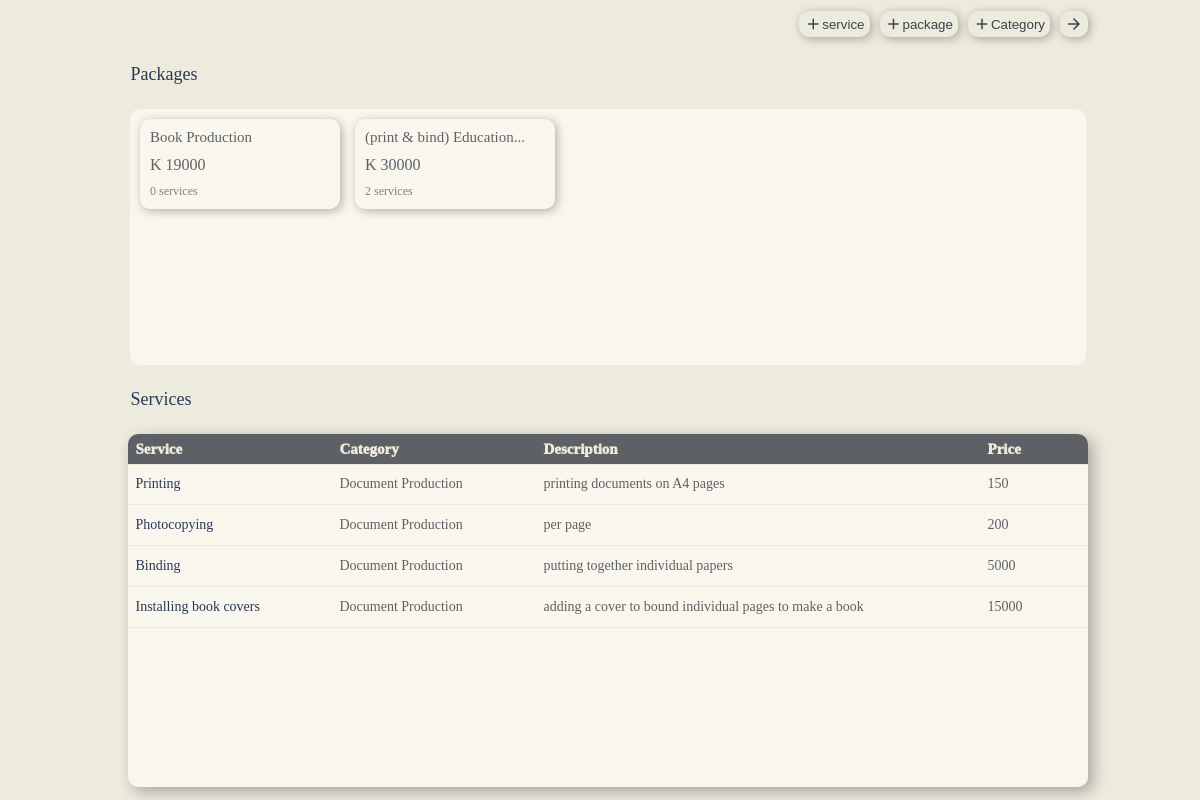
Screenshot of /services/ (signed in) with the database file from the repository.
### income/models.py (models this page shows)
class Package(models.Model):
    Business = models.ForeignKey(Business, on_delete=models.CASCADE, null=False, blank=False)
    Date = models.DateTimeField(auto_now=True)
    Category = models.ForeignKey(Category, on_delete=models.CASCADE, null=False, blank=False)
    Name = models.CharField(null=False, blank=False, max_length=50, default='')
    Price = models.IntegerField(null=False, blank=True, default=0)

class Service(models.Model):
    Business = models.ForeignKey(Business, on_delete=models.CASCADE, null=False, blank=False)
    Date = models.DateTimeField(auto_now=True)
    Category = models.ForeignKey(Category, on_delete=models.CASCADE, null=False, blank=False)
    Name = models.CharField(null=False, blank=False, max_length=50, default='')
    Description = models.TextField(null=False, blank=False, max_length=200)
    options = [('per specified duration', 'per specified duration'),
               ('per srvice', 'per service'),
               ('agreed condition', 'agreed condition')
               ]
    ChargingCriteria = models.CharField(choices=options, null=False, blank=True, max_length=25, default='per service')
    Price = models.IntegerField(null=False, blank=True, default=0)

class Category(models.Model):
    Business = models.ForeignKey(Business, on_delete=models.CASCADE, null=False, blank=False)
    Name = models.CharField(null=False, blank=False, max_length=30)
    Notes = models.TextField(null=True, blank=True, max_length=200)

### User/decorator.py (the view)
        def wrapper_func(request, *args, **kwargs):
            group = None
            if request.user.groups.exists():
                group = request.user.groups.all()[0].name
                if group in allowed_roles:
                    return view_func(request, *args, **kwargs)
                else:
                    return HttpResponse('Access Denied!')
            else:
                return HttpResponse('Access Denied!')

### User/decorator.py (called while the page is built)
def allowed_users(allowed_roles=[]):
    def decorator(view_func):
        def wrapper_func(request, *args, **kwargs):
            group = None
            if request.user.groups.exists():
                group = request.user.groups.all()[0].name
                if group in allowed_roles:
                    return view_func(request, *args, **kwargs)
                else:
                    return HttpResponse('Access Denied!')
            else:
                return HttpResponse('Access Denied!')
        return wrapper_func
    return decorator

### templates/services.html (shortened to what this page needs)
{%load static%}
<link rel="stylesheet" type="text/css" href="{% static 'css/services.css'%}" xmlns="http://www.w3.org/1999/html">
<link rel="stylesheet" href="https://cdnjs.cloudflare.com/ajax/libs/font-awesome/4.7.0/css/font-awesome.min.css">
<div class="Navigation">
    <button type="button" onclick="openService()">
        <i class="material-icons" style="font-size:18px">add</i>service
    </button>
    <button type="button" onclick="openPackage()">
        <i class="material-icons" style="font-size:18px">add</i>package
    </button>
    <button type="button" onclick="openCategory()">
        <i class="material-icons" style="font-size:18px">add</i>
        Category
    </button>
     <button type="button" onclick="window.location.href='/service_income/';">
        <i class="material-icons" style="font-size:18px">arrow_forward</i>
    </button>
</div>
<text class="section">Packages</text>
<div class="packages">
    {%for key, value in packages.items%}
        <div class="package" onclick="window.location.href='/package/{{key}}/';">
            <text class="package_name">{{value.Name|slice:":25"}}
                {%if value.Name|length > 25 %}
                    <span>...</span>
                {%endif%}
            </text>
            <text style="font-size:16px;">
                K&nbsp;{{value.Price}}
            </text>
            <text class="service_count">{{value.Count}} services</text>
        </div>
    {%endfor%}
</div>
<text class="section">Services</text>
<table class="services">
    <thead>
        <tr>
            <th class="sth1">Service</th>
            <th class="sth1">Category</th>
            <th class="sth2">Description</th>
            <th class="sth3">Price</th>
        </tr>
    </thead>
    <tbody>
        {%for s in services%}
            <tr>
                <td class="sth1" style="color:#2B3856; cursor:hand;" onclick="window.location.href='/service/{{s.id}}/';">{{s.Name}}</td>
                <td class="sth1">{{s.Category.Name}}</td>
                <td class="sth2">{{s.Description}}</td>
                <td class="sth3">{{s.Price}}</td>
            </tr>
        {%endfor%}
    </tbody>
</table>

### static/css/services.css (style rules this page uses)
.Navigation { display:flex; align-items:center; justify-content:flex-end; gap:10px; position:relative; width:80%; height:32px; border-radius:10px; }
.Navigation button { display:flex; align-items:center; justify-content:center; width:auto; height:80%; color:rgb(54, 69, 79); padding:5px; background:transparent; border:hidden; box-shadow:2px 2px 10px rgba(10, 10, 10, 0.3); border-radius:10px; }
.section { display:flex; align-items:center; justify-content:flex-start; position:relative; width:80%; height:5%; font-size:18px; color:#2B3856; }
.packages { display:flex; flex-wrap:wrap; align-items:flex-start; justify-content:flex-start; position:relative; column-gap:15px; row-gap:15px; width:78%; height:30%; padding:10px; background:#F9F6EE; border-radius:10px; overflow-y:scroll; }
.package { display:flex; flex-direction:column; align-items:flex-start; justify-content:space-around; position:relative; width:190px; height:80px; cursor:hand; padding:5px; background:#F9F6EE; border-radius:10px; box-shadow:2px 2px 10px rgba(10, 10, 10, 0.3) }
.package_name { font-size:15px; color:#5D6166; }
.service_count { font-size:12px; color:gray; }
text { display:flex; align-items:center; margin-left:5px; color:#5D6166; }
.services { display:flex; flex-direction:column; align-items:center; justify-content:flex-start; position:relative; width:80%; height:45%; background:#F9F6EE; border-radius:10px; box-shadow:5px 5px 15px rgba(10, 10, 10, 0.3); overflow-y:scroll; }
thead { position:sticky; top:0px; z-index:1; width:100%; height:30px; background:#5D6166; }
thead tr { display:flex; align-items:center; justify-content:space-around; position:relative; width:100%; height:30px; border-bottom:1px solid #EDEADE; }
th { display:flex; flex-direction:column; align-items:flex-start; justify-content:center; color:#EDEADE; font-size:15px; font-weight:1000; margin-left:3px; }
.sth1 { width:20%; height:100%; }
.sth2 { width:45%; height:100%; }
.sth3 { width:10%; height:100%; }
tbody { font-size:14px; width:100%; }
tbody tr { display:flex; align-items:center; justify-content:space-around; position:relative; width:100%; height:40px; border-bottom:1px solid #EDEADE; }
td { display:flex; align-items:center; justify-content:flex-start; color:#5D6166; font-size:14px; margin-left:3px; }

### rows the page displays
Package: Name "Book Production"
Package: Name "(print & bind) Education"
Service: Name "Printing", Category.Name "Document Production", Description "printing documents on A4 pages", Price "150"
Service: Name "Photocopying", Category.Name "Document Production", Description "per page", Price "200"
Service: Name "Binding", Category.Name "Document Production", Description "putting together individual papers", Price "5000"
Service: Name "Installing book covers", Category.Name "Document Production", Description "adding a cover to bound individual pages to make a book", Price "15000"

### other values shown
{{ value.Price }} "19000" "30000"
{{ value.Count }} "0" "2"
